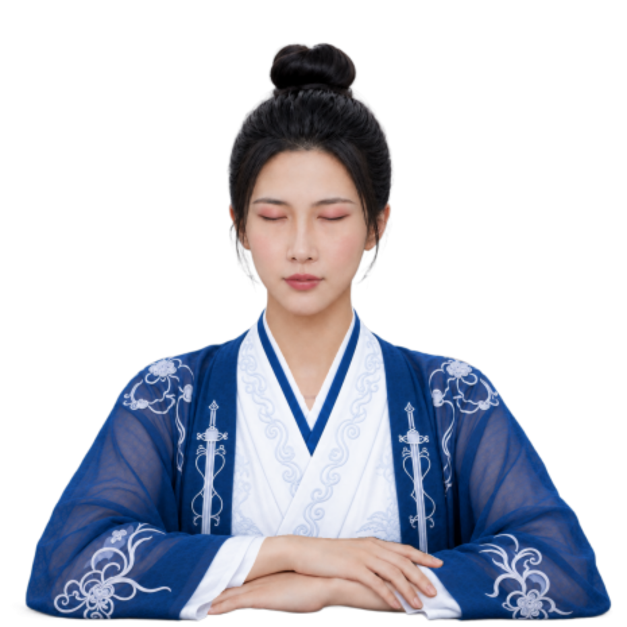
#> input picture tests/visual_baseline/blink_closed.png, 1254 x 1254 px (shown at 1/2 size)
$ python -i build_stage_a_input_pack.py   (imports and definitions only)
#> lines starting #> are read from the running program, lines starting #| are printed output that depends on the picture
#!/usr/bin/env python3
"""Materialize a fail-closed Stage-A pack from the canonical control queue."""

from __future__ import annotations

import argparse
import hashlib
import json
import os
import shutil
import tempfile
import uuid
from pathlib import Path
from typing import Final

from PIL import Image, ImageChops, ImageFilter, ImageOps


CANVAS: Final = (1024, 1536)
DOMAINS: Final = ("anatomy", "outfit", "hair", "ornament")


# [14 lines left out: functions sha256, require_hash, not called in this run]


def require_image(path: Path, *, mode: str | None = None) -> None:
    with Image.open(path) as image:
        if image.size != CANVAS:
            raise ValueError(f"canvas mismatch: {path}; got={image.size}")
        if mode is not None and image.mode != mode:
            raise ValueError(f"mode mismatch: {path}; got={image.mode}; expected={mode}")


# [6 lines left out: function copy_verified, not called in this run]


def build_softedge(combined_path: Path, destination: Path) -> str:
#> called with destination = 'out.png'
    with Image.open(combined_path) as image:
#> image is the input picture: PIL image 1254x1254 RGBA; mean R, G, B, A 48.1, 51.1, 61.4, 105.7
        alpha = image.getchannel("A")
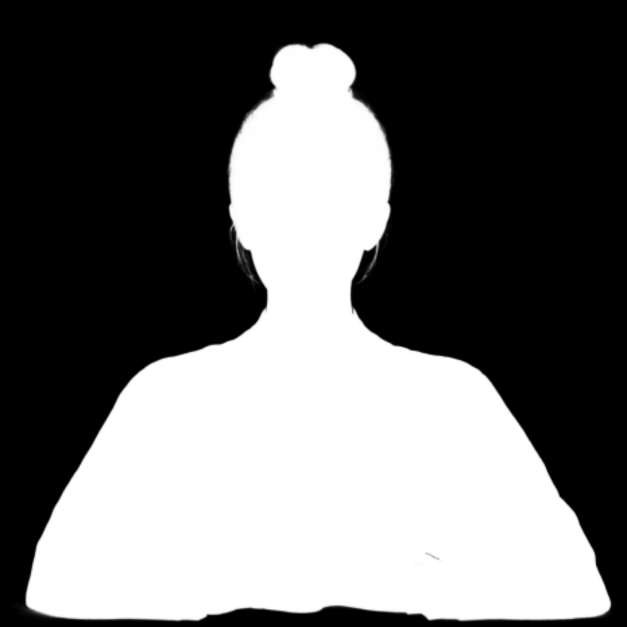
#> alpha: PIL image 1254x1254 L (shown at 1/2 size); min 0, max 255, mean 105.7
    hard_edge = alpha.filter(ImageFilter.FIND_EDGES)
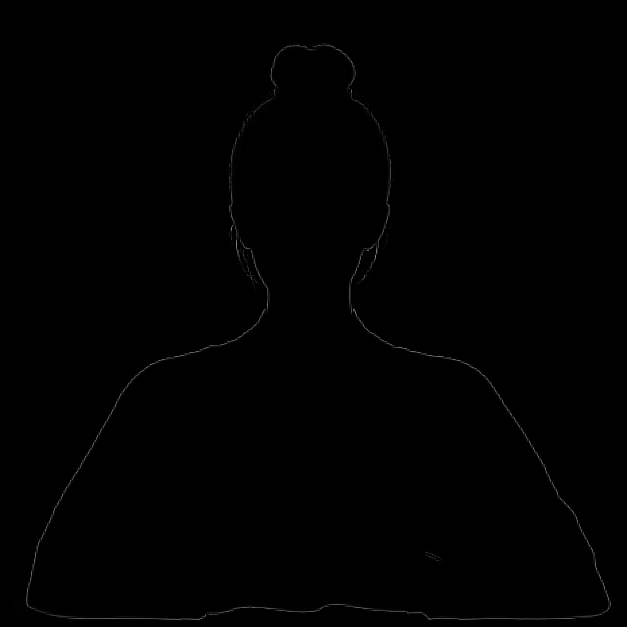
#> hard_edge: PIL image 1254x1254 L (shown at 1/2 size); min 0, max 248, mean 0.5
    soft_edge = hard_edge.filter(ImageFilter.GaussianBlur(radius=1.25))
    soft_edge = ImageOps.autocontrast(soft_edge, cutoff=(0.0, 0.2))
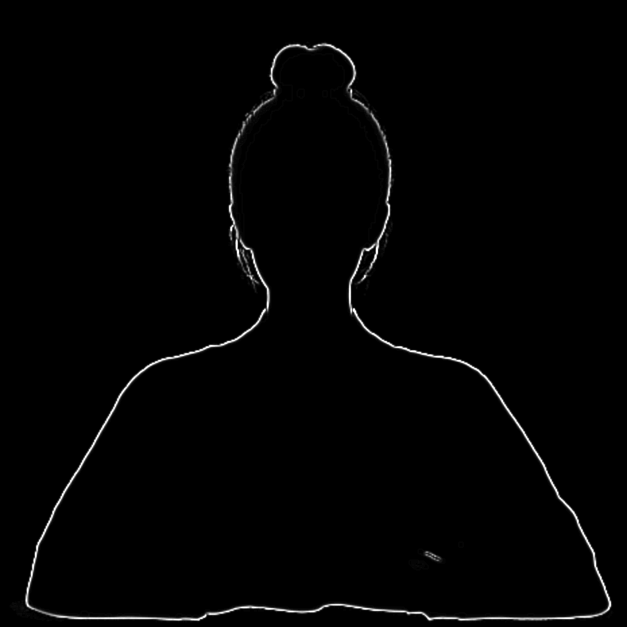
#> soft_edge: PIL image 1254x1254 L (shown at 1/2 size); min 0, max 255, mean 3
    soft_edge.convert("RGB").save(destination)
    require_image(destination, mode="RGB")
    return sha256(destination)


# [189 lines left out: functions verify_domain_recomposition, source_render_result, materialize_view, atomic_write_json, main, not called in this run]


# [2 lines not run here, left out]

#> (the run stopped early here; a loop or call above may not have finished)
